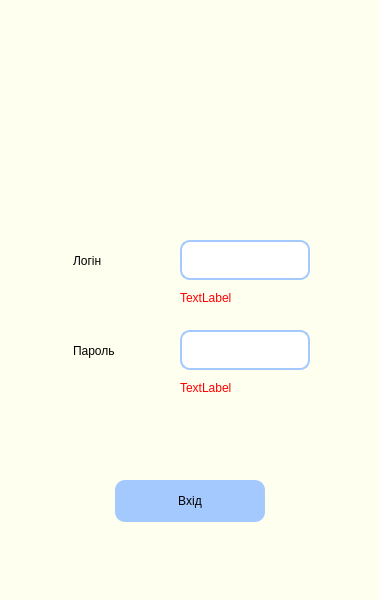
<?xml version="1.0" encoding="UTF-8"?>
<ui version="4.0">
 <class>Login</class>
 <widget class="QWidget" name="Login">
  <property name="geometry">
   <rect>
    <x>0</x>
    <y>0</y>
    <width>380</width>
    <height>600</height>
   </rect>
  </property>
  <property name="windowTitle">
   <string>Form</string>
  </property>
  <property name="styleSheet">
   <string notr="true">background-color: rgb(255, 255, 240);</string>
  </property>
  <widget class="QLabel" name="password_issue">
   <property name="geometry">
    <rect>
     <x>180</x>
     <y>370</y>
     <width>200</width>
     <height>35</height>
    </rect>
   </property>
   <property name="styleSheet">
    <string notr="true">color: red;
font: 12pt &quot;Arial&quot;;</string>
   </property>
   <property name="text">
    <string>TextLabel</string>
   </property>
  </widget>
  <widget class="QPushButton" name="pushButton">
   <property name="geometry">
    <rect>
     <x>115</x>
     <y>480</y>
     <width>150</width>
     <height>42</height>
    </rect>
   </property>
   <property name="styleSheet">
    <string notr="true">border-radius: 10px;
font: 87 14pt &quot;Arial&quot;;
border-color: rgb(0, 0, 0);
background-color: rgb(164, 201, 255);
padding: 10px;
width: 130px;</string>
   </property>
   <property name="text">
    <string>Вхід</string>
   </property>
  </widget>
  <widget class="QLineEdit" name="password_input">
   <property name="geometry">
    <rect>
     <x>180</x>
     <y>330</y>
     <width>130</width>
     <height>40</height>
    </rect>
   </property>
   <property name="focusPolicy">
    <enum>Qt::StrongFocus</enum>
   </property>
   <property name="styleSheet">
    <string notr="true">border-radius: 10px;
border: 2px solid rgb(164, 201, 255);
background-color: white;
padding: 10px;</string>
   </property>
   <property name="echoMode">
    <enum>QLineEdit::Password</enum>
   </property>
  </widget>
  <widget class="QLabel" name="label">
   <property name="geometry">
    <rect>
     <x>105</x>
     <y>40</y>
     <width>170</width>
     <height>170</height>
    </rect>
   </property>
   <property name="styleSheet">
    <string notr="true"/>
   </property>
   <property name="text">
    <string/>
   </property>
   <property name="pixmap">
    <pixmap>logo.png</pixmap>
   </property>
   <property name="scaledContents">
    <bool>true</bool>
   </property>
  </widget>
  <widget class="QLabel" name="login_issue">
   <property name="geometry">
    <rect>
     <x>180</x>
     <y>280</y>
     <width>200</width>
     <height>35</height>
    </rect>
   </property>
   <property name="styleSheet">
    <string notr="true">color: red;
font: 12pt &quot;Arial&quot;;</string>
   </property>
   <property name="text">
    <string>TextLabel</string>
   </property>
  </widget>
  <widget class="QLineEdit" name="login_input">
   <property name="geometry">
    <rect>
     <x>180</x>
     <y>240</y>
     <width>130</width>
     <height>40</height>
    </rect>
   </property>
   <property name="focusPolicy">
    <enum>Qt::StrongFocus</enum>
   </property>
   <property name="styleSheet">
    <string notr="true">border-radius: 10px;
border: 2px solid rgb(164, 201, 255);
background-color: white;
padding: 10px;</string>
   </property>
   <property name="inputMask">
    <string/>
   </property>
   <property name="text">
    <string/>
   </property>
  </widget>
  <widget class="QLabel" name="password_label">
   <property name="geometry">
    <rect>
     <x>60</x>
     <y>330</y>
     <width>110</width>
     <height>42</height>
    </rect>
   </property>
   <property name="styleSheet">
    <string notr="true">font: 87 14pt &quot;Arial&quot;;
padding: 10px;
width: 130px;</string>
   </property>
   <property name="text">
    <string>Пароль</string>
   </property>
  </widget>
  <widget class="QLabel" name="login_label">
   <property name="geometry">
    <rect>
     <x>60</x>
     <y>240</y>
     <width>95</width>
     <height>42</height>
    </rect>
   </property>
   <property name="styleSheet">
    <string notr="true">font: 87 14pt &quot;Arial&quot;;
padding: 10px;
width: 130px;</string>
   </property>
   <property name="text">
    <string>Логін</string>
   </property>
  </widget>
  <zorder>password_issue</zorder>
  <zorder>pushButton</zorder>
  <zorder>password_input</zorder>
  <zorder>login_issue</zorder>
  <zorder>login_input</zorder>
  <zorder>password_label</zorder>
  <zorder>login_label</zorder>
  <zorder>label</zorder>
 </widget>
 <resources/>
 <connections/>
</ui>
